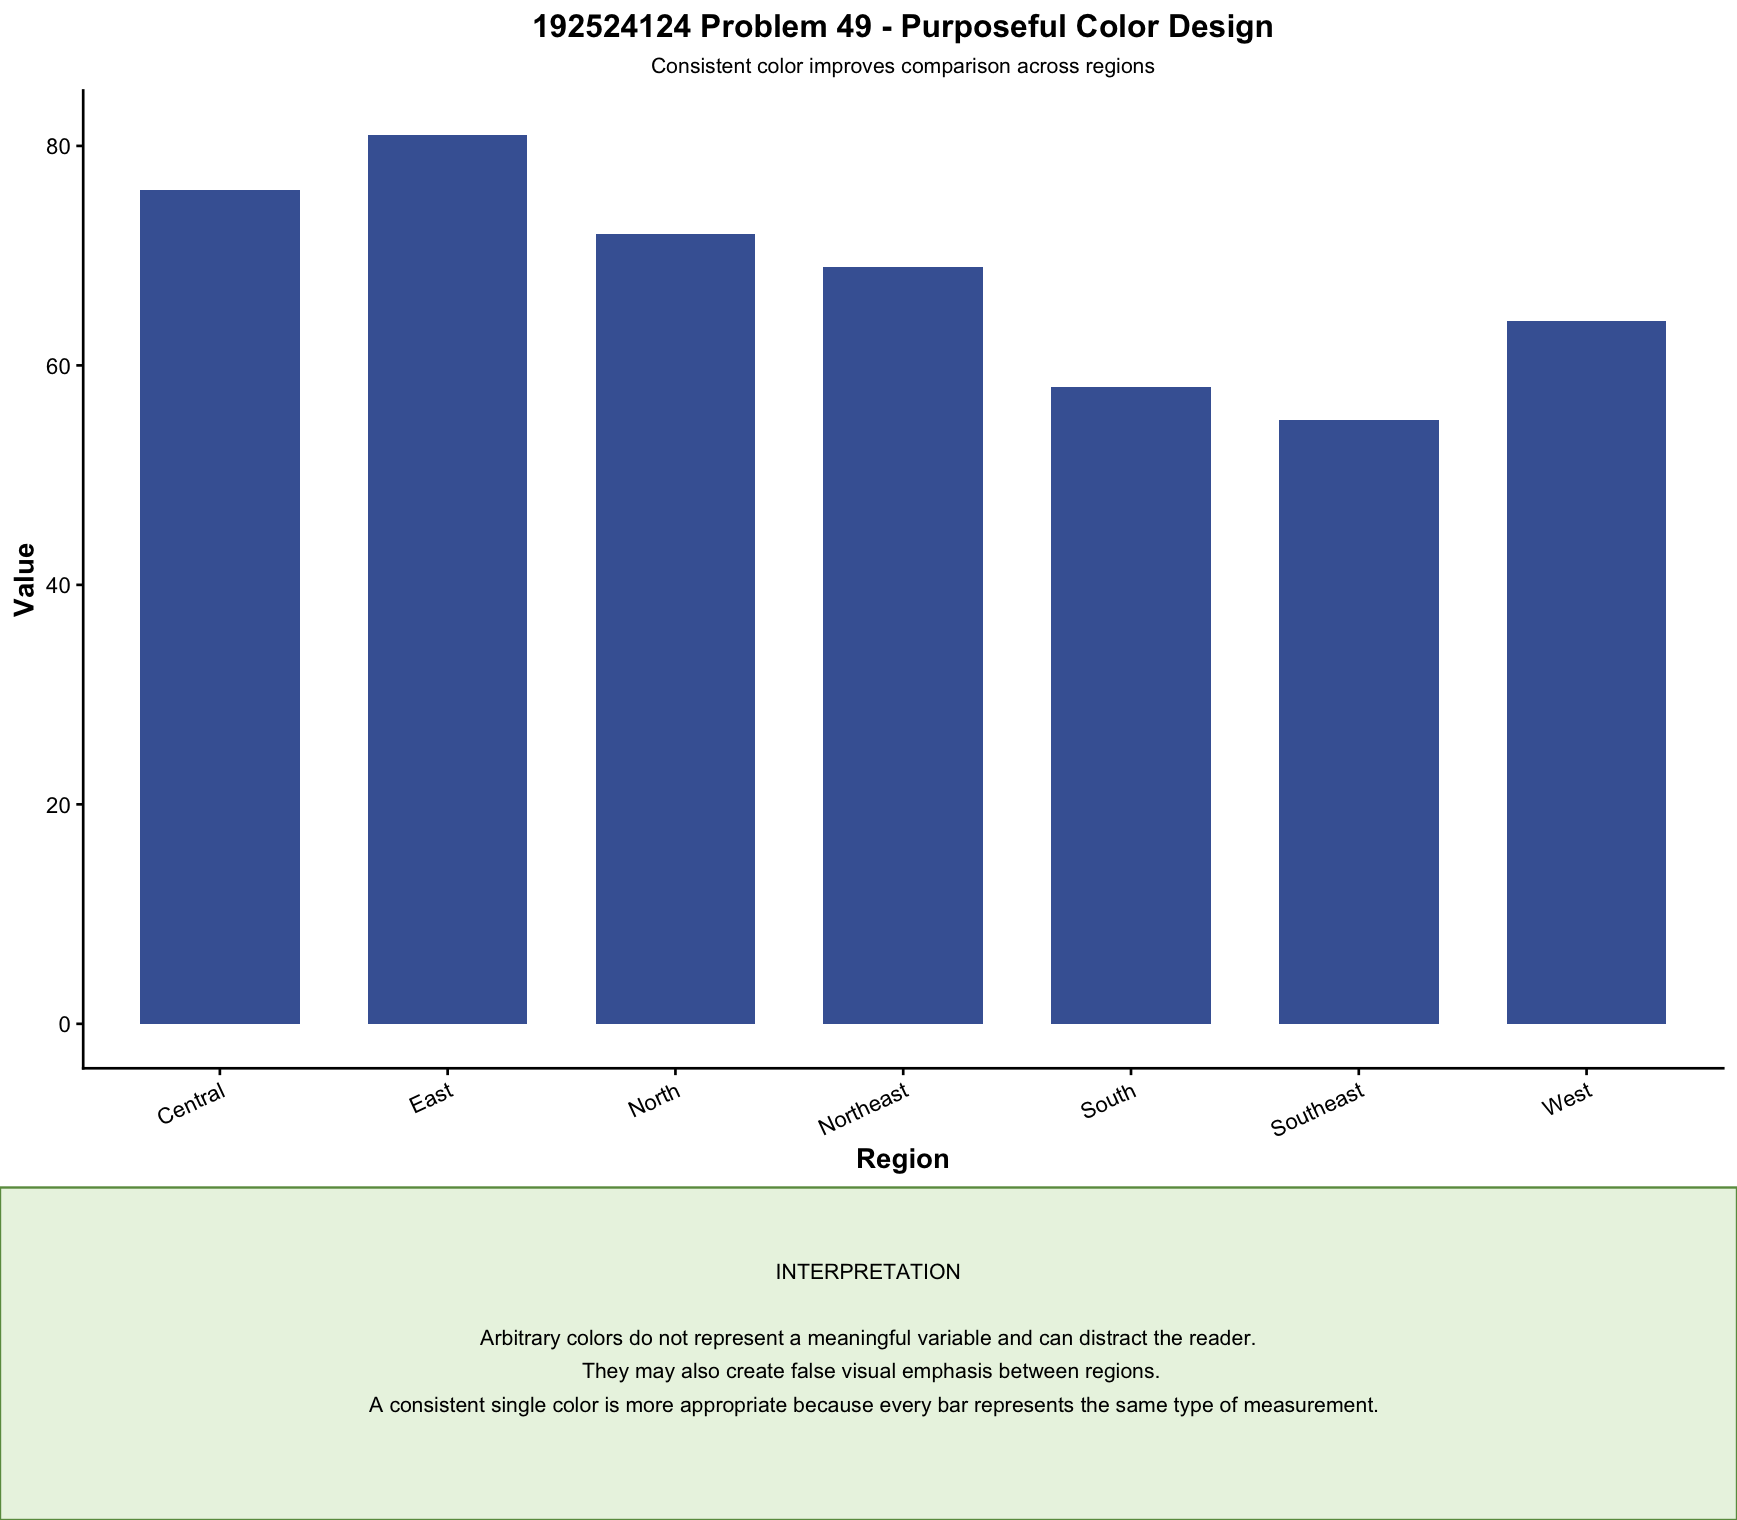

R code for this plot:
# Problem 49 - Purposeful Color Design

library(ggplot2)
library(gridExtra)
library(grid)

data <- data.frame(
  Region = c(
    "North",
    "South",
    "East",
    "West",
    "Central",
    "Northeast",
    "Southeast"
  ),
  Value = c(
    72,
    58,
    81,
    64,
    76,
    69,
    55
  )
)

p <- ggplot(
  data,
  aes(
    x = Region,
    y = Value
  )
) +
  geom_col(
    fill = "#4563A3",
    width = 0.7
  ) +
  labs(
    title = "192524124 Problem 49 - Purposeful Color Design",
    subtitle = "Consistent color improves comparison across regions",
    x = "Region",
    y = "Value"
  ) +
  theme_classic(base_size = 13) +
  theme(
    plot.title = element_text(
      hjust = 0.5,
      face = "bold",
      size = 15
    ),
    plot.subtitle = element_text(
      hjust = 0.5,
      size = 10
    ),
    axis.title = element_text(face = "bold"),
    axis.text.x = element_text(
      angle = 25,
      hjust = 1
    )
  )

interpretation <- textGrob(
  paste0(
    "INTERPRETATION\n\n",
    "Arbitrary colors do not represent a meaningful variable and can distract the reader.\n ",
    "They may also create false visual emphasis between regions.\n  ",
    "A consistent single color is more appropriate because every bar represents the same type of measurement.\n "
  ),
  x = 0.5,
  y = 0.5,
  hjust = 0.5,
  vjust = 0.5,
  gp = gpar(
    fontsize = 10,
    lineheight = 1.3
  )
)

green_box <- grobTree(
  rectGrob(
    gp = gpar(
      fill = "#EAF4E3",
      col = "#6A994E",
      lwd = 1.5
    )
  ),
  interpretation
)

grid.newpage()

grid.arrange(
  p,
  green_box,
  ncol = 1,
  heights = c(5, 1.4)
)
